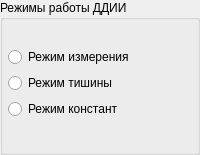
                        <widget class="QGroupBox" name="groupBox_10">
                         <property name="minimumSize">
                          <size>
                           <width>80</width>
                           <height>155</height>
                          </size>
                         </property>
                         <property name="styleSheet">
                          <string notr="true">font: 11pt &quot;MS Shell Dlg 2&quot;;</string>
                         </property>
                         <property name="title">
                          <string>Режимы работы ДДИИ</string>
                         </property>
                         <layout class="QGridLayout" name="gridLayout_11">
                          <property name="leftMargin">
                           <number>5</number>
                          </property>
                          <property name="topMargin">
                           <number>5</number>
                          </property>
                          <property name="rightMargin">
                           <number>5</number>
                          </property>
                          <item row="0" column="0">
                           <layout class="QGridLayout" name="gridLayout_21">
                            <item row="1" column="0">
                             <widget class="QRadioButton" name="radioButton_slnt_mode">
                              <property name="text">
                               <string>Режим тишины</string>
                              </property>
                             </widget>
                            </item>
                            <item row="2" column="0">
                             <widget class="QRadioButton" name="radioButton_const_mode">
                              <property name="text">
                               <string>Режим констант</string>
                              </property>
                             </widget>
                            </item>
                            <item row="0" column="0">
                             <widget class="QRadioButton" name="radioButton_cmbt_mode">
                              <property name="text">
                               <string>Режим измерения</string>
                              </property>
                             </widget>
                            </item>
                           </layout>
                          </item>
                         </layout>
                        </widget>
